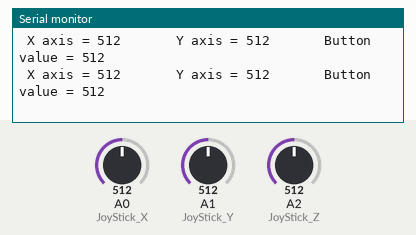
Simulated run of this sketch. Board: Arduino Uno, built with avr-gcc and run on an emulated ATmega328P. On the bench: the last lines printed to the serial monitor. The test bench sets the inputs (shaded band); at power-on: A1 (JoyStick_Y) = 512, A0 (JoyStick_X) = 512, A2 (JoyStick_Z) = 512.

Above: at 10.0 s.
10.1 s: A1 (JoyStick_Y) set to 988
At 10.42 s:
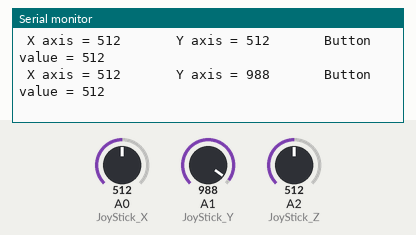
13.1 s: A1 (JoyStick_Y) set to 1017
At 13.23 s:
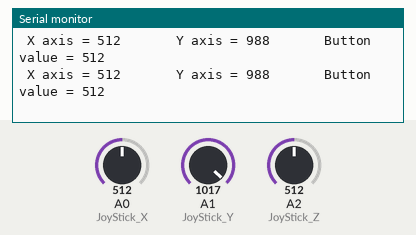
Timing chart, 0 to 16.1 s (numbered marks = the images above; inputs shaded):
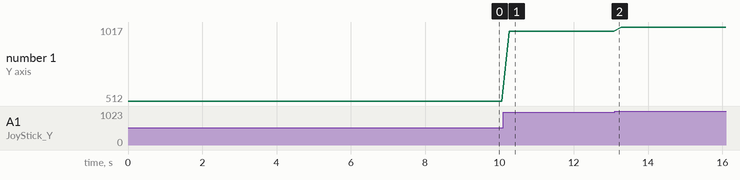

Measured:
- after the input at 10.1 s, the serial monitor: prints a new line after 0.16 s (image 1)
- plotted number 1: 512 → 988 after the input at 10.1 s, 988 → 1017 after the input at 13.1 s

The sketch:

test_joystick.ino
```cpp
//Code write by Moz for YouTube changel LogMaker360, 12-10-2015
//Code belongs to this video: https://www.youtube.com/watch?v=-h_FQR-KcAY

int JoyStick_X = A0; // x
int JoyStick_Y = A1; // y
int JoyStick_Z = A2; // button
void setup ()
{
  pinMode (JoyStick_X, INPUT);
  pinMode (JoyStick_Y, INPUT);
  pinMode (JoyStick_Z, INPUT);
  Serial.begin (9600); // 9600 bps

}
void loop ()
{
  int x, y, z;
  x = analogRead (JoyStick_X - 512);
  y = analogRead (JoyStick_Y - 512);
  z = analogRead (JoyStick_Z);
  Serial.print(" X axis = ");
  Serial.print (x, DEC);
  Serial.print("       Y axis = ");
  Serial.print (y, DEC);
  Serial.print("       Button  value = ");
  Serial.print (z, DEC);
  delay(100);
  if(z == 0){
  Serial.print(" BUTTON is PRESSED");
  delay(1000);
  }
  Serial.println(); // start a new line
  delay (100);
}
```
